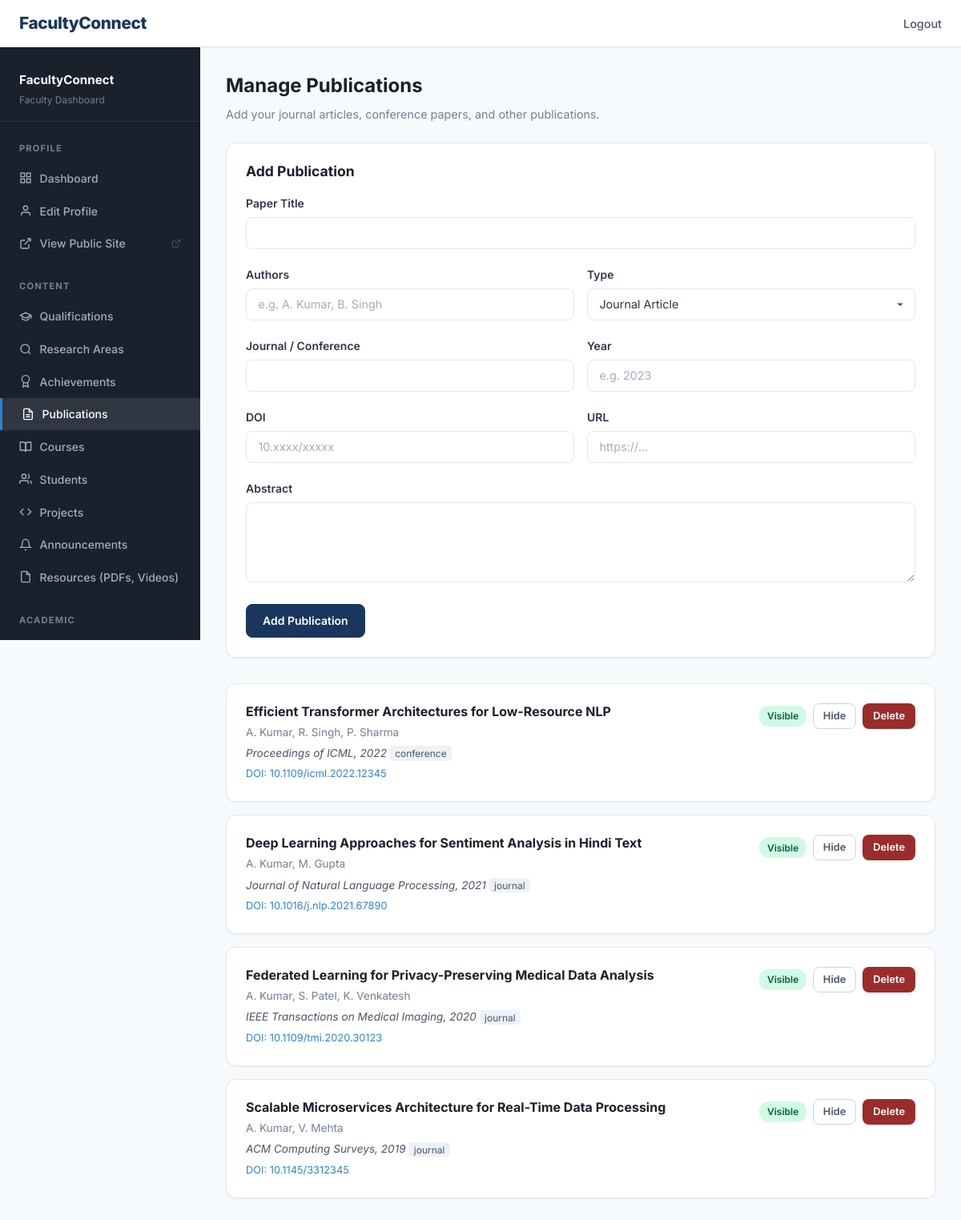
Page /dashboard/publications (signed in) on the committed database.
### tables this page shows
CREATE TABLE publications (
            id INTEGER PRIMARY KEY AUTOINCREMENT,
            faculty_id INTEGER NOT NULL,
            title TEXT NOT NULL,
            authors TEXT DEFAULT '',
            journal TEXT DEFAULT '',
            year TEXT DEFAULT '',
            doi TEXT DEFAULT '',
            url TEXT DEFAULT '',
            abstract TEXT DEFAULT '',
            pub_type TEXT DEFAULT 'journal',
            is_published INTEGER DEFAULT 1,
            FOREIGN KEY (faculty_id) REFERENCES faculty(id) ON DELETE CASCADE
        );

### app.py (the view, shortened to what this page needs)
@app.route('/dashboard/publications', methods=['GET', 'POST'])
@fresh_login_required
def manage_publications():
    db = get_db()
    fid = g.faculty['id']
    items = db.execute('SELECT * FROM publications WHERE faculty_id=? ORDER BY year DESC', (fid,)).fetchall()
    return render_template('faculty/manage_publications.html', faculty=g.faculty, items=items)

### app.py (called while the page is built, shortened)
def get_platform_db():
    try:
        if 'platform_db' not in g:
            g.platform_db = sqlite3.connect(app.config['DATABASE'], timeout=15)
            g.platform_db.row_factory = sqlite3.Row
            g.platform_db.execute('PRAGMA foreign_keys = ON')
            try:
                g.platform_db.execute('PRAGMA journal_mode = WAL')
            except Exception:
                pass
        return g.platform_db
    except RuntimeError:
        db = sqlite3.connect(app.config['DATABASE'], timeout=15)
        db.row_factory = sqlite3.Row
        db.execute('PRAGMA foreign_keys = ON')
        return db

def get_db():
    if 'db' not in g:
        fid = None
        try:
            fid = session.get('faculty_id')
        except RuntimeError:
            pass
        if fid:
            pdb = get_platform_db()
            row = pdb.execute('SELECT is_detached FROM faculty WHERE id = ?', (fid,)).fetchone()
        g.db = sqlite3.connect(app.config['DATABASE'], timeout=15)
        g.db.row_factory = sqlite3.Row
        g.db.execute('PRAGMA foreign_keys = ON')
        try:
            g.db.execute('PRAGMA journal_mode = WAL')
        except Exception:
            pass
        g._using_independent_db = False
    return g.db

def get_faculty_by_id(fid):
    pdb = get_platform_db()
    return pdb.execute('SELECT * FROM faculty WHERE id = ?', (fid,)).fetchone()

def fresh_login_required(f):
    @wraps(f)
    def decorated(*args, **kwargs):
        if 'faculty_id' not in session:
            flash('Please log in.', 'warning')
            return redirect(url_for('login'))
        faculty = get_faculty_by_id(session['faculty_id'])
        if not faculty or not faculty['is_active']:
            session.clear()
            flash('Account not found or deactivated.', 'danger')
            return redirect(url_for('login'))
        g.faculty = faculty
        return f(*args, **kwargs)
    return decorated

@app.context_processor
def inject_admin_counts():
    try:
        pdb = get_platform_db()
        return {
            'pending_migrations_count': pdb.execute("SELECT COUNT(*) c FROM migration_requests WHERE status='pending'").fetchone()['c'],
            'unresolved_threats_count': pdb.execute('SELECT COUNT(*) c FROM threats WHERE is_resolved=0').fetchone()['c'],
        }
    except Exception:
        return {'pending_migrations_count': 0, 'unresolved_threats_count': 0}

### templates/faculty/manage_publications.html (shortened to what this page needs)
<!DOCTYPE html>
<html lang="en">
<head>
    <link rel="stylesheet" href="{{ url_for('static', filename='css/style.css') }}">
</head>
<body>
    <nav class="navbar"><div class="container"><a href="{{ url_for('faculty_dashboard') }}" class="navbar-brand">FacultyConnect</a><ul class="navbar-nav"><li><a href="{{ url_for('logout') }}">Logout</a></li></ul></div></nav>
    <div class="dashboard-layout">
        {% set active_page = 'publications' %}
        {% include 'faculty/_sidebar.html' %}
        <main class="dashboard-content">
            <h1 style="font-size: 1.5rem; margin-bottom: 0.5rem;">Manage Publications</h1>
            <p style="color: #718096; font-size: 0.9rem; margin-bottom: 1.5rem;">Add your journal articles, conference papers, and other publications.</p>
            <div class="card" style="margin-bottom: 2rem;">
                <h3 style="font-size: 1.1rem; margin-bottom: 1rem;">Add Publication</h3>
                <form method="POST" action="{{ url_for('manage_publications') }}">
                    <div class="form-group">
                        <label for="title">Paper Title</label>
                        <input type="text" id="title" name="title" class="form-control" required>
                    </div>
                    <div class="form-row">
                        <div class="form-group">
                            <label for="authors">Authors</label>
                            <input type="text" id="authors" name="authors" class="form-control" placeholder="e.g. A. Kumar, B. Singh">
                        </div>
                        <div class="form-group">
                            <label for="pub_type">Type</label>
                            <select id="pub_type" name="pub_type" class="form-control">
                                <option value="journal">Journal Article</option>
                            </select>
                        </div>
                    </div>
                    <div class="form-row">
                        <div class="form-group">
                            <label for="journal">Journal / Conference</label>
                            <input type="text" id="journal" name="journal" class="form-control">
                        </div>
                        <div class="form-group">
                            <label for="year">Year</label>
                            <input type="text" id="year" name="year" class="form-control" placeholder="e.g. 2023">
                        </div>
                    </div>
                    <div class="form-row">
                        <div class="form-group">
                            <label for="doi">DOI</label>
                            <input type="text" id="doi" name="doi" class="form-control" placeholder="10.xxxx/xxxxx">
                        </div>
                        <div class="form-group">
                            <label for="url">URL</label>
                            <input type="url" id="url" name="url" class="form-control" placeholder="https://...">
                        </div>
                    </div>
                    <div class="form-group">
                        <label for="abstract">Abstract</label>
                        <textarea id="abstract" name="abstract" class="form-control" rows="3"></textarea>
                    </div>
                    <button type="submit" class="btn btn-primary">Add Publication</button>
                </form>
            </div>
            {% if items %}
            {% for p in items %}
            <div class="card" style="margin-bottom: 1rem;">
                <div style="display: flex; justify-content: space-between; align-items: flex-start;">
                    <div style="flex: 1;">
                        <h4 style="font-size: 1rem; margin-bottom: 0.25rem;">{{ p.title }}</h4>
                        {% if p.authors %}<p style="color: #718096; font-size: 0.85rem; margin: 0;">{{ p.authors }}</p>{% endif %}
                        <p style="color: #4a5568; font-size: 0.85rem; font-style: italic; margin: 0.25rem 0;">{{ p.journal }}{% if p.year %}, {{ p.year }}{% endif %} {% if p.pub_type %}<span style="background: #edf2f7; padding: 0.1rem 0.4rem; border-radius: 4px; font-size: 0.75rem; font-style: normal;">{{ p.pub_type }}</span>{% endif %}</p>
                        {% if p.doi %}<p style="font-size: 0.8rem; color: #3182ce; margin: 0;">DOI: {{ p.doi }}</p>{% endif %}
                    </div>
                    <div style="display: flex; align-items: center; gap: 0.5rem;">
                        <span class="status-{{ 'active' if p.is_published else 'inactive' }}">{{ 'Visible' if p.is_published else 'Hidden' }}</span>
                        <form method="POST" style="display: inline;"><button type="submit" class="btn btn-sm btn-outline">{{ 'Hide' if p.is_published else 'Show' }}</button></form>
                        <form method="POST" style="display: inline;" onsubmit="return confirm('Delete?')"><button type="submit" class="btn btn-sm btn-danger">Delete</button></form>
                    </div>
                </div>
            </div>
            {% endfor %}
            {% else %}
            <div class="empty-state"><h3>No publications added yet</h3></div>
            {% endif %}
        </main>
    </div>
</body>
</html>

### rows in the picture
publications: title "Efficient Transformer Architectures for Low-Resource NLP", authors "A. Kumar, R. Singh, P. Sharma", journal "Proceedings of ICML", year "2022", pub_type "conference", doi "10.1109/icml.2022.12345", is_published "Visible", is_published "Hide"
publications: title "Deep Learning Approaches for Sentiment Analysis in Hindi Text", authors "A. Kumar, M. Gupta", journal "Journal of Natural Language Processing", year "2021", pub_type "journal", doi "10.1016/j.nlp.2021.67890", is_published "Visible", is_published "Hide"
publications: title "Federated Learning for Privacy-Preserving Medical Data Analysis", authors "A. Kumar, S. Patel, K. Venkatesh", journal "IEEE Transactions on Medical Imaging", year "2020", pub_type "journal", doi "10.1109/tmi.2020.30123", is_published "Visible", is_published "Hide"
publications: title "Scalable Microservices Architecture for Real-Time Data Processing", authors "A. Kumar, V. Mehta", journal "ACM Computing Surveys", year "2019", pub_type "journal", doi "10.1145/3312345", is_published "Visible", is_published "Hide"
